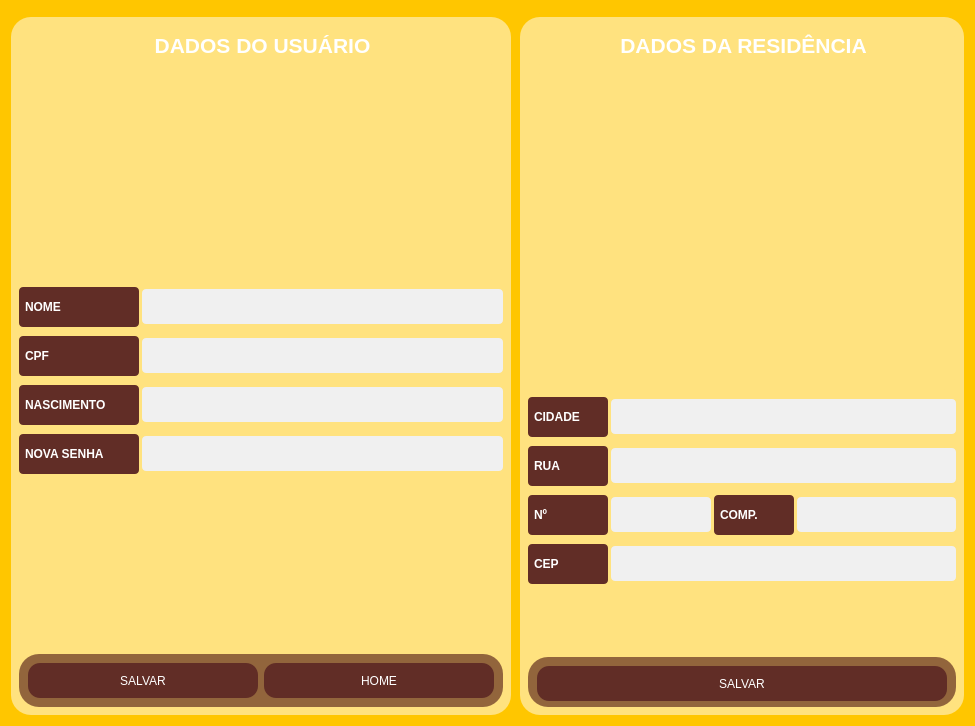
<?xml version="1.0" encoding="UTF-8"?>
<ui version="4.0">
 <class>Form</class>
 <widget class="QWidget" name="Form">
  <property name="geometry">
   <rect>
    <x>0</x>
    <y>0</y>
    <width>975</width>
    <height>726</height>
   </rect>
  </property>
  <property name="windowTitle">
   <string>Form</string>
  </property>
  <property name="styleSheet">
   <string notr="true">background-color: #ffc600;</string>
  </property>
  <layout class="QVBoxLayout" name="verticalLayout">
   <item>
    <widget class="QWidget" name="widget_2" native="true">
     <property name="maximumSize">
      <size>
       <width>16777215</width>
       <height>200</height>
      </size>
     </property>
     <property name="styleSheet">
      <string notr="true">QWidget {
          
			background-color:rgb(255, 226, 127);
            color: #ffffff;
            padding: 8px;
            border-radius:20px;
        }</string>
     </property>
     <layout class="QHBoxLayout" name="horizontalLayout">
      <property name="leftMargin">
       <number>0</number>
      </property>
      <property name="topMargin">
       <number>0</number>
      </property>
      <property name="rightMargin">
       <number>0</number>
      </property>
      <property name="bottomMargin">
       <number>0</number>
      </property>
     </layout>
    </widget>
   </item>
   <item>
    <widget class="QWidget" name="widget" native="true">
     <layout class="QHBoxLayout" name="horizontalLayout_6">
      <property name="spacing">
       <number>9</number>
      </property>
      <property name="leftMargin">
       <number>0</number>
      </property>
      <property name="topMargin">
       <number>0</number>
      </property>
      <property name="rightMargin">
       <number>0</number>
      </property>
      <property name="bottomMargin">
       <number>0</number>
      </property>
      <item>
       <widget class="QWidget" name="widget_5" native="true">
        <property name="minimumSize">
         <size>
          <width>500</width>
          <height>0</height>
         </size>
        </property>
        <layout class="QHBoxLayout" name="horizontalLayout_2">
         <property name="spacing">
          <number>0</number>
         </property>
         <property name="leftMargin">
          <number>0</number>
         </property>
         <property name="topMargin">
          <number>0</number>
         </property>
         <property name="rightMargin">
          <number>0</number>
         </property>
         <property name="bottomMargin">
          <number>0</number>
         </property>
         <item>
          <widget class="QFrame" name="frame_2">
           <property name="styleSheet">
            <string notr="true">QWidget {
          
			background-color:rgb(255, 226, 127);
            color: #ffffff;
            padding: 8px;
            border-radius:20px;
        }</string>
           </property>
           <property name="frameShape">
            <enum>QFrame::StyledPanel</enum>
           </property>
           <property name="frameShadow">
            <enum>QFrame::Raised</enum>
           </property>
           <layout class="QVBoxLayout" name="verticalLayout_7">
            <property name="leftMargin">
             <number>0</number>
            </property>
            <property name="topMargin">
             <number>0</number>
            </property>
            <property name="rightMargin">
             <number>0</number>
            </property>
            <property name="bottomMargin">
             <number>0</number>
            </property>
            <item>
             <widget class="QWidget" name="widget_8" native="true">
              <property name="minimumSize">
               <size>
                <width>50</width>
                <height>0</height>
               </size>
              </property>
              <property name="maximumSize">
               <size>
                <width>16777215</width>
                <height>50</height>
               </size>
              </property>
              <layout class="QVBoxLayout" name="verticalLayout_8">
               <property name="leftMargin">
                <number>0</number>
               </property>
               <property name="topMargin">
                <number>0</number>
               </property>
               <property name="rightMargin">
                <number>0</number>
               </property>
               <item>
                <widget class="QLabel" name="label_3">
                 <property name="text">
                  <string>&lt;html&gt;&lt;head/&gt;&lt;body&gt;&lt;p align=&quot;center&quot;&gt;&lt;span style=&quot; font-size:16pt; font-weight:600; color:#ffffff;&quot;&gt;DADOS DO USUÁRIO&lt;/span&gt;&lt;/p&gt;&lt;/body&gt;&lt;/html&gt;</string>
                 </property>
                </widget>
               </item>
              </layout>
             </widget>
            </item>
            <item>
             <widget class="QWidget" name="widget_3" native="true">
              <property name="minimumSize">
               <size>
                <width>0</width>
                <height>200</height>
               </size>
              </property>
              <property name="sizeIncrement">
               <size>
                <width>0</width>
                <height>0</height>
               </size>
              </property>
              <layout class="QVBoxLayout" name="verticalLayout_2">
               <item>
                <widget class="QPushButton" name="pushButton">
                 <property name="text">
                  <string/>
                 </property>
                 <property name="icon">
                  <iconset>
                   <normaloff>../images/guest.png</normaloff>../images/guest.png</iconset>
                 </property>
                 <property name="iconSize">
                  <size>
                   <width>150</width>
                   <height>150</height>
                  </size>
                 </property>
                </widget>
               </item>
              </layout>
             </widget>
            </item>
            <item>
             <widget class="QWidget" name="widget_9" native="true">
              <layout class="QVBoxLayout" name="verticalLayout_9">
               <property name="spacing">
                <number>9</number>
               </property>
               <property name="leftMargin">
                <number>0</number>
               </property>
               <property name="topMargin">
                <number>0</number>
               </property>
               <property name="rightMargin">
                <number>0</number>
               </property>
               <property name="bottomMargin">
                <number>0</number>
               </property>
               <item>
                <widget class="QWidget" name="widget_32" native="true">
                 <property name="minimumSize">
                  <size>
                   <width>0</width>
                   <height>40</height>
                  </size>
                 </property>
                 <property name="maximumSize">
                  <size>
                   <width>16777215</width>
                   <height>40</height>
                  </size>
                 </property>
                 <layout class="QHBoxLayout" name="horizontalLayout_15">
                  <property name="spacing">
                   <number>3</number>
                  </property>
                  <property name="leftMargin">
                   <number>0</number>
                  </property>
                  <property name="topMargin">
                   <number>0</number>
                  </property>
                  <property name="rightMargin">
                   <number>0</number>
                  </property>
                  <property name="bottomMargin">
                   <number>0</number>
                  </property>
                  <item>
                   <widget class="QLabel" name="config_label_11">
                    <property name="minimumSize">
                     <size>
                      <width>120</width>
                      <height>35</height>
                     </size>
                    </property>
                    <property name="maximumSize">
                     <size>
                      <width>100</width>
                      <height>16777215</height>
                     </size>
                    </property>
                    <property name="styleSheet">
                     <string notr="true">QLabel {
            background-color:#612d26;
			font-weight: bold;
            color: rgb(255, 255, 255);
            padding: 3px;
            border-radius: 4px;
        }</string>
                    </property>
                    <property name="text">
                     <string>NOME</string>
                    </property>
                   </widget>
                  </item>
                  <item>
                   <widget class="QLineEdit" name="userName">
                    <property name="minimumSize">
                     <size>
                      <width>300</width>
                      <height>35</height>
                     </size>
                    </property>
                    <property name="maximumSize">
                     <size>
                      <width>16777215</width>
                      <height>16777215</height>
                     </size>
                    </property>
                    <property name="styleSheet">
                     <string notr="true">QLineEdit {
            background-color: #f0f0f0;
            border: none;
            padding: 2px;
            border-radius: 4px;
            color: #333;
			font-size:13px
        }

        QLineEdit:hover {
            background-color: #e0e0e0;
        }

        QLineEdit:focus {
            background-color: #ffffff;
            border: 2px solid #007bff;
        }</string>
                    </property>
                   </widget>
                  </item>
                 </layout>
                </widget>
               </item>
               <item>
                <widget class="QWidget" name="widget_33" native="true">
                 <property name="minimumSize">
                  <size>
                   <width>0</width>
                   <height>40</height>
                  </size>
                 </property>
                 <property name="maximumSize">
                  <size>
                   <width>16777215</width>
                   <height>40</height>
                  </size>
                 </property>
                 <layout class="QHBoxLayout" name="horizontalLayout_16">
                  <property name="spacing">
                   <number>3</number>
                  </property>
                  <property name="leftMargin">
                   <number>0</number>
                  </property>
                  <property name="topMargin">
                   <number>0</number>
                  </property>
                  <property name="rightMargin">
                   <number>0</number>
                  </property>
                  <property name="bottomMargin">
                   <number>0</number>
                  </property>
                  <item>
                   <widget class="QLabel" name="config_label_12">
                    <property name="minimumSize">
                     <size>
                      <width>120</width>
                      <height>35</height>
                     </size>
                    </property>
                    <property name="maximumSize">
                     <size>
                      <width>100</width>
                      <height>16777215</height>
                     </size>
                    </property>
                    <property name="styleSheet">
                     <string notr="true">QLabel {
            background-color:#612d26;
			font-weight: bold;
            color: rgb(255, 255, 255);
            padding: 3px;
            border-radius: 4px;
        }</string>
                    </property>
                    <property name="text">
                     <string>CPF</string>
                    </property>
                   </widget>
                  </item>
                  <item>
                   <widget class="QLineEdit" name="cpf">
                    <property name="minimumSize">
                     <size>
                      <width>300</width>
                      <height>35</height>
                     </size>
                    </property>
                    <property name="maximumSize">
                     <size>
                      <width>16777215</width>
                      <height>16777215</height>
                     </size>
                    </property>
                    <property name="styleSheet">
                     <string notr="true">QLineEdit {
            background-color: #f0f0f0;
            border: none;
            padding: 2px;
            border-radius: 4px;
            color: #333;
			font-size:13px
        }

        QLineEdit:hover {
            background-color: #e0e0e0;
        }

        QLineEdit:focus {
            background-color: #ffffff;
            border: 2px solid #007bff;
        }</string>
                    </property>
                   </widget>
                  </item>
                 </layout>
                </widget>
               </item>
               <item>
                <widget class="QWidget" name="widget_34" native="true">
                 <property name="minimumSize">
                  <size>
                   <width>0</width>
                   <height>40</height>
                  </size>
                 </property>
                 <property name="maximumSize">
                  <size>
                   <width>16777215</width>
                   <height>40</height>
                  </size>
                 </property>
                 <layout class="QHBoxLayout" name="horizontalLayout_17">
                  <property name="spacing">
                   <number>3</number>
                  </property>
                  <property name="leftMargin">
                   <number>0</number>
                  </property>
                  <property name="topMargin">
                   <number>0</number>
                  </property>
                  <property name="rightMargin">
                   <number>0</number>
                  </property>
                  <property name="bottomMargin">
                   <number>0</number>
                  </property>
                  <item>
                   <widget class="QLabel" name="config_label_13">
                    <property name="minimumSize">
                     <size>
                      <width>120</width>
                      <height>35</height>
                     </size>
                    </property>
                    <property name="maximumSize">
                     <size>
                      <width>100</width>
                      <height>16777215</height>
                     </size>
                    </property>
                    <property name="styleSheet">
                     <string notr="true">QLabel {
            background-color:#612d26;
			font-weight: bold;
            color: rgb(255, 255, 255);
            padding: 3px;
            border-radius: 4px;
        }</string>
                    </property>
                    <property name="text">
                     <string>NASCIMENTO</string>
                    </property>
                   </widget>
                  </item>
                  <item>
                   <widget class="QLineEdit" name="nascimento">
                    <property name="minimumSize">
                     <size>
                      <width>300</width>
                      <height>35</height>
                     </size>
                    </property>
                    <property name="maximumSize">
                     <size>
                      <width>16777215</width>
                      <height>16777215</height>
                     </size>
                    </property>
                    <property name="styleSheet">
                     <string notr="true">QLineEdit {
            background-color: #f0f0f0;
            border: none;
            padding: 2px;
            border-radius: 4px;
            color: #333;
			font-size:13px
        }

        QLineEdit:hover {
            background-color: #e0e0e0;
        }

        QLineEdit:focus {
            background-color: #ffffff;
            border: 2px solid #007bff;
        }</string>
                    </property>
                   </widget>
                  </item>
                 </layout>
                </widget>
               </item>
               <item>
                <widget class="QWidget" name="widget_35" native="true">
                 <property name="minimumSize">
                  <size>
                   <width>0</width>
                   <height>40</height>
                  </size>
                 </property>
                 <property name="maximumSize">
                  <size>
                   <width>16777215</width>
                   <height>40</height>
                  </size>
                 </property>
                 <layout class="QHBoxLayout" name="horizontalLayout_18">
                  <property name="spacing">
                   <number>3</number>
                  </property>
                  <property name="leftMargin">
                   <number>0</number>
                  </property>
                  <property name="topMargin">
                   <number>0</number>
                  </property>
                  <property name="rightMargin">
                   <number>0</number>
                  </property>
                  <property name="bottomMargin">
                   <number>0</number>
                  </property>
                  <item>
                   <widget class="QLabel" name="config_label_14">
                    <property name="minimumSize">
                     <size>
                      <width>120</width>
                      <height>35</height>
                     </size>
                    </property>
                    <property name="maximumSize">
                     <size>
                      <width>100</width>
                      <height>16777215</height>
                     </size>
                    </property>
                    <property name="styleSheet">
                     <string notr="true">QLabel {
            background-color:#612d26;
			font-weight: bold;
            color: rgb(255, 255, 255);
            padding: 3px;
            border-radius: 4px;
        }</string>
                    </property>
                    <property name="text">
                     <string>NOVA SENHA</string>
                    </property>
                   </widget>
                  </item>
                  <item>
                   <widget class="QLineEdit" name="senha">
                    <property name="minimumSize">
                     <size>
                      <width>300</width>
                      <height>35</height>
                     </size>
                    </property>
                    <property name="maximumSize">
                     <size>
                      <width>16777215</width>
                      <height>16777215</height>
                     </size>
                    </property>
                    <property name="styleSheet">
                     <string notr="true">QLineEdit {
            background-color: #f0f0f0;
            border: none;
            padding: 2px;
            border-radius: 4px;
            color: #333;
			font-size:13px
        }

        QLineEdit:hover {
            background-color: #e0e0e0;
        }

        QLineEdit:focus {
            background-color: #ffffff;
            border: 2px solid #007bff;
        }</string>
                    </property>
                   </widget>
                  </item>
                 </layout>
                </widget>
               </item>
               <item>
                <widget class="QTextEdit" name="inObs_2"/>
               </item>
               <item>
                <widget class="QWidget" name="widget_11" native="true">
                 <property name="minimumSize">
                  <size>
                   <width>0</width>
                   <height>53</height>
                  </size>
                 </property>
                 <property name="maximumSize">
                  <size>
                   <width>16777215</width>
                   <height>80</height>
                  </size>
                 </property>
                 <property name="styleSheet">
                  <string notr="true">QWidget {
          
			background-color:#92653c;
            color: #ffffff;
            padding: 8px;
            border-radius:20px;
        }</string>
                 </property>
                 <layout class="QHBoxLayout" name="horizontalLayout_19">
                  <item>
                   <widget class="QPushButton" name="saveUser">
                    <property name="minimumSize">
                     <size>
                      <width>150</width>
                      <height>35</height>
                     </size>
                    </property>
                    <property name="maximumSize">
                     <size>
                      <width>16777215</width>
                      <height>35</height>
                     </size>
                    </property>
                    <property name="styleSheet">
                     <string notr="true">QPushButton {
            background-color: #612d26;
            color: #ffffff;
            padding: 3px;
            border-radius: 12px;
        }

        QPushButton:hover {
            background-color: #3a211d;
        }

        QPushButton:pressed {
            background-color: #8a605a;
        }</string>
                    </property>
                    <property name="text">
                     <string>SALVAR</string>
                    </property>
                   </widget>
                  </item>
                  <item>
                   <widget class="QPushButton" name="saveShop_2">
                    <property name="minimumSize">
                     <size>
                      <width>150</width>
                      <height>35</height>
                     </size>
                    </property>
                    <property name="maximumSize">
                     <size>
                      <width>16777215</width>
                      <height>35</height>
                     </size>
                    </property>
                    <property name="styleSheet">
                     <string notr="true">QPushButton {
            background-color: #612d26;
            color: #ffffff;
            padding: 3px;
            border-radius: 12px;
        }

        QPushButton:hover {
            background-color: #3a211d;
        }

        QPushButton:pressed {
            background-color: #8a605a;
        }</string>
                    </property>
                    <property name="text">
                     <string>HOME</string>
                    </property>
                   </widget>
                  </item>
                 </layout>
                </widget>
               </item>
              </layout>
             </widget>
            </item>
           </layout>
          </widget>
         </item>
        </layout>
       </widget>
      </item>
      <item>
       <widget class="QFrame" name="frame">
        <property name="styleSheet">
         <string notr="true">QWidget {
          
			background-color:rgb(255, 226, 127);
            color: #ffffff;
            padding: 8px;
            border-radius:20px;
        }</string>
        </property>
        <property name="frameShape">
         <enum>QFrame::StyledPanel</enum>
        </property>
        <property name="frameShadow">
         <enum>QFrame::Raised</enum>
        </property>
        <layout class="QVBoxLayout" name="verticalLayout_4">
         <property name="leftMargin">
          <number>0</number>
         </property>
         <property name="topMargin">
          <number>0</number>
         </property>
         <property name="rightMargin">
          <number>0</number>
         </property>
         <property name="bottomMargin">
          <number>0</number>
         </property>
         <item>
          <widget class="QWidget" name="widget_7" native="true">
           <property name="minimumSize">
            <size>
             <width>50</width>
             <height>0</height>
            </size>
           </property>
           <property name="maximumSize">
            <size>
             <width>16777215</width>
             <height>50</height>
            </size>
           </property>
           <layout class="QVBoxLayout" name="verticalLayout_5">
            <property name="leftMargin">
             <number>0</number>
            </property>
            <property name="topMargin">
             <number>0</number>
            </property>
            <property name="rightMargin">
             <number>0</number>
            </property>
            <item>
             <widget class="QLabel" name="label_2">
              <property name="text">
               <string>&lt;html&gt;&lt;head/&gt;&lt;body&gt;&lt;p align=&quot;center&quot;&gt;&lt;span style=&quot; font-size:16pt; font-weight:600; color:#ffffff;&quot;&gt;DADOS DA RESIDÊNCIA&lt;/span&gt;&lt;/p&gt;&lt;/body&gt;&lt;/html&gt;</string>
              </property>
             </widget>
            </item>
           </layout>
          </widget>
         </item>
         <item>
          <widget class="QWidget" name="widget_4" native="true">
           <property name="minimumSize">
            <size>
             <width>0</width>
             <height>200</height>
            </size>
           </property>
           <property name="sizeIncrement">
            <size>
             <width>0</width>
             <height>0</height>
            </size>
           </property>
           <layout class="QVBoxLayout" name="verticalLayout_3">
            <item>
             <widget class="QPushButton" name="pushButton_2">
              <property name="layoutDirection">
               <enum>Qt::LeftToRight</enum>
              </property>
              <property name="text">
               <string/>
              </property>
              <property name="icon">
               <iconset>
                <normaloff>../images/homeLocal.jpg</normaloff>../images/homeLocal.jpg</iconset>
              </property>
              <property name="iconSize">
               <size>
                <width>150</width>
                <height>150</height>
               </size>
              </property>
             </widget>
            </item>
           </layout>
          </widget>
         </item>
         <item>
          <widget class="QWidget" name="widget_6" native="true">
           <layout class="QVBoxLayout" name="verticalLayout_6">
            <property name="spacing">
             <number>9</number>
            </property>
            <property name="leftMargin">
             <number>0</number>
            </property>
            <property name="topMargin">
             <number>0</number>
            </property>
            <property name="rightMargin">
             <number>0</number>
            </property>
            <property name="bottomMargin">
             <number>0</number>
            </property>
            <item>
             <widget class="QWidget" name="widget_31" native="true">
              <property name="minimumSize">
               <size>
                <width>0</width>
                <height>40</height>
               </size>
              </property>
              <property name="maximumSize">
               <size>
                <width>16777215</width>
                <height>40</height>
               </size>
              </property>
              <layout class="QHBoxLayout" name="horizontalLayout_13">
               <property name="spacing">
                <number>3</number>
               </property>
               <property name="leftMargin">
                <number>0</number>
               </property>
               <property name="topMargin">
                <number>0</number>
               </property>
               <property name="rightMargin">
                <number>0</number>
               </property>
               <property name="bottomMargin">
                <number>0</number>
               </property>
               <item>
                <widget class="QLabel" name="config_label_10">
                 <property name="minimumSize">
                  <size>
                   <width>80</width>
                   <height>35</height>
                  </size>
                 </property>
                 <property name="maximumSize">
                  <size>
                   <width>80</width>
                   <height>16777215</height>
                  </size>
                 </property>
                 <property name="styleSheet">
                  <string notr="true">QLabel {
            background-color:#612d26;
			font-weight: bold;
            color: rgb(255, 255, 255);
            padding: 3px;
            border-radius: 4px;
        }</string>
                 </property>
                 <property name="text">
                  <string>CIDADE</string>
                 </property>
                </widget>
               </item>
               <item>
                <widget class="QLineEdit" name="cidade">
                 <property name="minimumSize">
                  <size>
                   <width>300</width>
                   <height>35</height>
                  </size>
                 </property>
                 <property name="maximumSize">
                  <size>
                   <width>16777215</width>
                   <height>16777215</height>
                  </size>
                 </property>
                 <property name="styleSheet">
                  <string notr="true">QLineEdit {
            background-color: #f0f0f0;
            border: none;
            padding: 2px;
            border-radius: 4px;
            color: #333;
			font-size:13px
        }

        QLineEdit:hover {
            background-color: #e0e0e0;
        }

        QLineEdit:focus {
            background-color: #ffffff;
            border: 2px solid #007bff;
        }</string>
                 </property>
                </widget>
               </item>
              </layout>
             </widget>
            </item>
            <item>
             <widget class="QWidget" name="widget_36" native="true">
              <property name="minimumSize">
               <size>
                <width>0</width>
                <height>40</height>
               </size>
              </property>
              <property name="maximumSize">
               <size>
                <width>16777215</width>
                <height>40</height>
               </size>
              </property>
              <layout class="QHBoxLayout" name="horizontalLayout_20">
               <property name="spacing">
                <number>3</number>
               </property>
               <property name="leftMargin">
                <number>0</number>
               </property>
               <property name="topMargin">
                <number>0</number>
               </property>
               <property name="rightMargin">
                <number>0</number>
               </property>
               <property name="bottomMargin">
                <number>0</number>
               </property>
               <item>
                <widget class="QLabel" name="config_label_15">
                 <property name="minimumSize">
                  <size>
                   <width>80</width>
                   <height>35</height>
                  </size>
                 </property>
                 <property name="maximumSize">
                  <size>
                   <width>80</width>
                   <height>16777215</height>
                  </size>
                 </property>
                 <property name="styleSheet">
                  <string notr="true">QLabel {
            background-color:#612d26;
			font-weight: bold;
            color: rgb(255, 255, 255);
            padding: 3px;
            border-radius: 4px;
        }</string>
                 </property>
                 <property name="text">
                  <string>RUA</string>
                 </property>
                </widget>
               </item>
               <item>
                <widget class="QLineEdit" name="rua">
                 <property name="minimumSize">
                  <size>
                   <width>300</width>
                   <height>35</height>
                  </size>
                 </property>
                 <property name="maximumSize">
                  <size>
                   <width>16777215</width>
                   <height>16777215</height>
                  </size>
                 </property>
                 <property name="styleSheet">
                  <string notr="true">QLineEdit {
            background-color: #f0f0f0;
            border: none;
            padding: 2px;
            border-radius: 4px;
            color: #333;
			font-size:13px
        }

        QLineEdit:hover {
            background-color: #e0e0e0;
        }

        QLineEdit:focus {
            background-color: #ffffff;
            border: 2px solid #007bff;
        }</string>
                 </property>
                </widget>
               </item>
              </layout>
             </widget>
            </item>
            <item>
             <widget class="QWidget" name="widget_37" native="true">
              <property name="minimumSize">
               <size>
                <width>0</width>
                <height>40</height>
               </size>
              </property>
              <property name="maximumSize">
               <size>
                <width>16777215</width>
                <height>40</height>
               </size>
              </property>
              <layout class="QHBoxLayout" name="horizontalLayout_21">
               <property name="spacing">
                <number>3</number>
               </property>
               <property name="leftMargin">
                <number>0</number>
               </property>
               <property name="topMargin">
                <number>0</number>
               </property>
               <property name="rightMargin">
                <number>0</number>
               </property>
               <property name="bottomMargin">
                <number>0</number>
               </property>
               <item>
                <widget class="QLabel" name="config_label_16">
                 <property name="minimumSize">
                  <size>
                   <width>80</width>
                   <height>35</height>
                  </size>
                 </property>
                 <property name="maximumSize">
                  <size>
                   <width>80</width>
                   <height>16777215</height>
                  </size>
                 </property>
                 <property name="styleSheet">
                  <string notr="true">QLabel {
            background-color:#612d26;
			font-weight: bold;
            color: rgb(255, 255, 255);
            padding: 3px;
            border-radius: 4px;
        }</string>
                 </property>
                 <property name="text">
                  <string>Nº</string>
                 </property>
                </widget>
               </item>
               <item>
                <widget class="QLineEdit" name="numero">
                 <property name="minimumSize">
                  <size>
                   <width>100</width>
                   <height>35</height>
                  </size>
                 </property>
                 <property name="maximumSize">
                  <size>
                   <width>100</width>
                   <height>16777215</height>
                  </size>
                 </property>
                 <property name="styleSheet">
                  <string notr="true">QLineEdit {
            background-color: #f0f0f0;
            border: none;
            padding: 2px;
            border-radius: 4px;
            color: #333;
			font-size:13px
        }

        QLineEdit:hover {
            background-color: #e0e0e0;
        }

        QLineEdit:focus {
            background-color: #ffffff;
            border: 2px solid #007bff;
        }</string>
                 </property>
                </widget>
               </item>
               <item>
                <widget class="QLabel" name="config_label_17">
                 <property name="minimumSize">
                  <size>
                   <width>80</width>
                   <height>35</height>
                  </size>
                 </property>
                 <property name="maximumSize">
                  <size>
                   <width>80</width>
                   <height>16777215</height>
                  </size>
                 </property>
                 <property name="styleSheet">
                  <string notr="true">QLabel {
            background-color:#612d26;
			font-weight: bold;
            color: rgb(255, 255, 255);
            padding: 3px;
            border-radius: 4px;
        }</string>
                 </property>
                 <property name="text">
                  <string>COMP.</string>
                 </property>
                </widget>
               </item>
               <item>
                <widget class="QLineEdit" name="complemento">
                 <property name="minimumSize">
                  <size>
                   <width>100</width>
                   <height>35</height>
                  </size>
                 </property>
                 <property name="maximumSize">
                  <size>
                   <width>16777215</width>
                   <height>16777215</height>
                  </size>
                 </property>
                 <property name="styleSheet">
                  <string notr="true">QLineEdit {
            background-color: #f0f0f0;
            border: none;
            padding: 2px;
            border-radius: 4px;
            color: #333;
			font-size:13px
        }

        QLineEdit:hover {
            background-color: #e0e0e0;
        }

        QLineEdit:focus {
            background-color: #ffffff;
            border: 2px solid #007bff;
        }</string>
                 </property>
                </widget>
               </item>
              </layout>
             </widget>
            </item>
            <item>
             <widget class="QWidget" name="widget_30" native="true">
              <property name="minimumSize">
               <size>
                <width>0</width>
                <height>40</height>
               </size>
              </property>
              <property name="maximumSize">
               <size>
                <width>16777215</width>
                <height>40</height>
               </size>
              </property>
              <layout class="QHBoxLayout" name="horizontalLayout_12">
               <property name="spacing">
                <number>3</number>
               </property>
               <property name="leftMargin">
                <number>0</number>
               </property>
               <property name="topMargin">
                <number>0</number>
               </property>
               <property name="rightMargin">
                <number>0</number>
               </property>
               <property name="bottomMargin">
                <number>0</number>
               </property>
               <item>
                <widget class="QLabel" name="config_label_9">
                 <property name="minimumSize">
                  <size>
                   <width>80</width>
                   <height>35</height>
                  </size>
                 </property>
                 <property name="maximumSize">
                  <size>
                   <width>80</width>
                   <height>16777215</height>
                  </size>
                 </property>
                 <property name="styleSheet">
                  <string notr="true">QLabel {
            background-color:#612d26;
			font-weight: bold;
            color: rgb(255, 255, 255);
            padding: 3px;
            border-radius: 4px;
        }</string>
                 </property>
                 <property name="text">
                  <string>CEP</string>
                 </property>
                </widget>
               </item>
               <item>
                <widget class="QLineEdit" name="cep">
                 <property name="minimumSize">
                  <size>
                   <width>300</width>
                   <height>35</height>
                  </size>
                 </property>
                 <property name="maximumSize">
                  <size>
                   <width>16777215</width>
                   <height>16777215</height>
                  </size>
                 </property>
                 <property name="styleSheet">
                  <string notr="true">QLineEdit {
            background-color: #f0f0f0;
            border: none;
            padding: 2px;
            border-radius: 4px;
            color: #333;
			font-size:13px
        }

        QLineEdit:hover {
            background-color: #e0e0e0;
        }

        QLineEdit:focus {
            background-color: #ffffff;
            border: 2px solid #007bff;
        }</string>
                 </property>
                </widget>
               </item>
              </layout>
             </widget>
            </item>
            <item>
             <widget class="QWidget" name="widget_12" native="true"/>
            </item>
            <item>
             <widget class="QWidget" name="widget_10" native="true">
              <property name="minimumSize">
               <size>
                <width>0</width>
                <height>50</height>
               </size>
              </property>
              <property name="maximumSize">
               <size>
                <width>16777215</width>
                <height>50</height>
               </size>
              </property>
              <property name="styleSheet">
               <string notr="true">QWidget {
          
			background-color:#92653c;
            color: #ffffff;
            padding: 8px;
            border-radius:20px;
        }</string>
              </property>
              <layout class="QHBoxLayout" name="horizontalLayout_14">
               <item>
                <widget class="QPushButton" name="saveShop">
                 <property name="minimumSize">
                  <size>
                   <width>150</width>
                   <height>35</height>
                  </size>
                 </property>
                 <property name="maximumSize">
                  <size>
                   <width>16777215</width>
                   <height>35</height>
                  </size>
                 </property>
                 <property name="styleSheet">
                  <string notr="true">QPushButton {
            background-color: #612d26;
            color: #ffffff;
            padding: 3px;
            border-radius: 12px;
        }

        QPushButton:hover {
            background-color: #3a211d;
        }

        QPushButton:pressed {
            background-color: #8a605a;
        }</string>
                 </property>
                 <property name="text">
                  <string>SALVAR</string>
                 </property>
                </widget>
               </item>
              </layout>
             </widget>
            </item>
           </layout>
          </widget>
         </item>
        </layout>
       </widget>
      </item>
     </layout>
    </widget>
   </item>
  </layout>
 </widget>
 <resources/>
 <connections/>
</ui>
